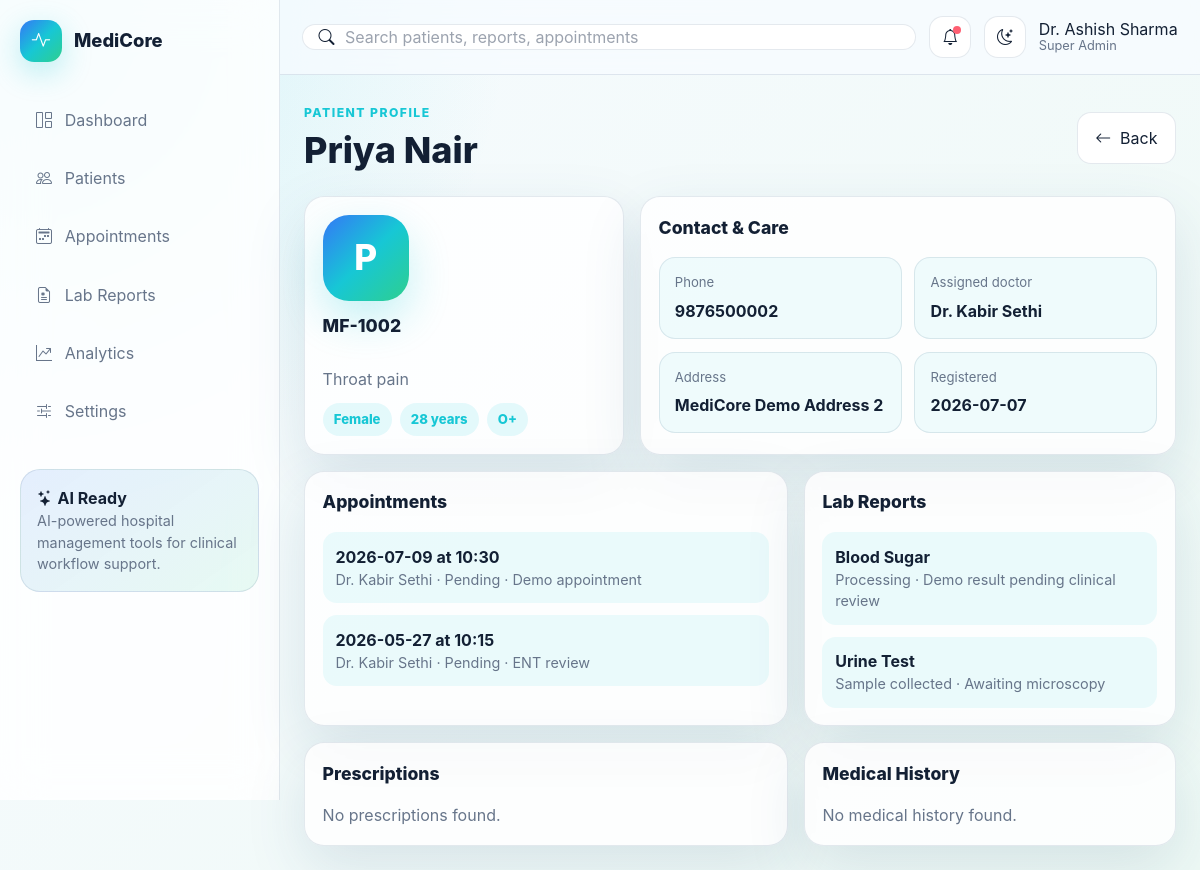
Screenshot of /patients/2 (signed in) with the database file from the repository.
### tables this page shows
CREATE TABLE users (
            id INTEGER PRIMARY KEY AUTOINCREMENT,
            name TEXT NOT NULL,
            email TEXT NOT NULL UNIQUE,
            password_hash TEXT NOT NULL,
            role TEXT NOT NULL
        , doctor_name TEXT, patient_id INTEGER, is_active BOOLEAN DEFAULT 1, created_at DATETIME);

CREATE TABLE patients (
            id INTEGER PRIMARY KEY AUTOINCREMENT,
            patient_code TEXT NOT NULL UNIQUE,
            name TEXT NOT NULL,
            age INTEGER NOT NULL,
            gender TEXT NOT NULL,
            blood_group TEXT,
            phone TEXT,
            address TEXT,
            symptoms TEXT,
            doctor TEXT,
            created_at TEXT NOT NULL
        , assigned_doctor_id INTEGER);

CREATE TABLE appointments (
            id INTEGER PRIMARY KEY AUTOINCREMENT,
            patient_id INTEGER NOT NULL,
            doctor TEXT NOT NULL,
            date TEXT NOT NULL,
            time TEXT NOT NULL,
            status TEXT NOT NULL,
            notes TEXT, doctor_id INTEGER,
            FOREIGN KEY(patient_id) REFERENCES patients(id)
        );

CREATE TABLE lab_reports (
            id INTEGER PRIMARY KEY AUTOINCREMENT,
            patient_id INTEGER NOT NULL,
            test_name TEXT NOT NULL,
            result TEXT,
            status TEXT NOT NULL,
            uploaded_file TEXT,
            created_at TEXT NOT NULL, assigned_to_user_id INTEGER, doctor TEXT, doctor_id INTEGER,
            FOREIGN KEY(patient_id) REFERENCES patients(id)
        );

### app.py (the view)
@app.route("/patients/<int:patient_id>")
@login_required
def patient_detail(patient_id):
    user = current_user()
    if user["role"] == ROLE_LAB_TECH:
        abort(403)
    if not can_access_patient(user, patient_id):
        abort(403)
    patient = query("SELECT * FROM patients WHERE id = ?", (patient_id,), one=True)
    if patient is None:
        return redirect(url_for("patients"))
    appointments_data = query("SELECT * FROM appointments WHERE patient_id = ? ORDER BY date DESC, time DESC", (patient_id,))
    reports_data = [] if user["role"] == ROLE_RECEPTIONIST else query("SELECT * FROM lab_reports WHERE patient_id = ? ORDER BY created_at DESC, id DESC", (patient_id,))
    return render_template("patient_detail.html", patient=patient, appointments=appointments_data, reports=reports_data)

### app.py (called while the page is built, shortened)
def get_db():
    if "db" not in g:
        g.db = sqlite3.connect(DB_PATH)
        g.db.row_factory = sqlite3.Row
    return g.db

def query(sql, args=(), one=False):
    cur = get_db().execute(sql, args)
    rows = cur.fetchall()
    cur.close()
    return (rows[0] if rows else None) if one else rows

@app.before_request
def before_request():
    if not app.config.get("_DB_READY"):
        init_db()
        app.config["_DB_READY"] = True

def current_user():
    if "user_id" not in session:
        return None
    return query("SELECT * FROM users WHERE id = ?", (session["user_id"],), one=True)

def role_label(role):
    return ROLE_LABELS.get(role, role.replace("_", " ").title())

def login_required(view):
    @wraps(view)
    def wrapped(*args, **kwargs):
        if "user_id" not in session:
            return redirect(url_for("login"))
        return view(*args, **kwargs)
    return wrapped

def nav_items_for(user):
    if not user:
        return []
    if user["role"] == ROLE_SUPER_ADMIN:
        return [
            ("Dashboard", "bi-grid-1x2", "dashboard"),
            ("Patients", "bi-people", "patients"),
            ("Appointments", "bi-calendar2-week", "appointments"),
            ("Lab Reports", "bi-file-earmark-medical", "lab_reports"),
            ("Analytics", "bi-graph-up-arrow", "analytics"),
            ("Settings", "bi-sliders2", "settings"),
        ]

def patient_scope_sql(user, prefix=""):
    table = f"{prefix}." if prefix else ""
    if user["role"] in (ROLE_SUPER_ADMIN, ROLE_RECEPTIONIST):
        return "1=1", []
    if user["role"] == ROLE_DOCTOR:
        return f"{table}assigned_doctor_id = ?", [doctor_id_for_user(user) or -1]
    if user["role"] == ROLE_PATIENT:
        return f"{table}id = ?", [user["patient_id"] or -1]
    return f"{table}id IN (SELECT patient_id FROM lab_reports WHERE assigned_to_user_id = ?)", [user["id"]]

def can_access_patient(user, patient_id):
    where_sql, args = patient_scope_sql(user)
    return query(f"SELECT id FROM patients WHERE id = ? AND {where_sql}", [patient_id, *args], one=True) is not None

@app.context_processor
def inject_globals():
    user = current_user()
    return {
        "current_user": user,
        "nav_items": nav_items_for(user),
        "now": datetime.now(),
        "role_label": role_label,
    }

### templates/patient_detail.html (shortened to what this page needs)
{% extends "base.html" %}
{% block content %}
<div class="page-head">
    <div>
        <span class="eyebrow">Patient profile</span>
        <h1>{{ patient.name }}</h1>
    </div>
    <a class="btn-secondary" href="{{ url_for('patients') }}"><i class="bi bi-arrow-left"></i> Back</a>
</div>
<div class="patient-profile-grid">
    <section class="panel profile-card">
        <div class="patient-avatar">{{ patient.name[:1] }}</div>
        <h2>{{ patient.patient_code }}</h2>
        <p>{{ patient.symptoms }}</p>
        <div class="profile-tags">
            <span>{{ patient.gender }}</span>
            <span>{{ patient.age }} years</span>
            <span>{{ patient.blood_group }}</span>
        </div>
    </section>
    <section class="panel detail-panel">
        <h2>Contact & Care</h2>
        <div class="detail-grid">
            <div><span>Phone</span><strong>{{ patient.phone }}</strong></div>
            <div><span>Assigned doctor</span><strong>{{ patient.doctor }}</strong></div>
            <div><span>Address</span><strong>{{ patient.address }}</strong></div>
            <div><span>Registered</span><strong>{{ patient.created_at }}</strong></div>
        </div>
    </section>
</div>
<div class="dashboard-grid">
    <section class="panel">
        <h2>Appointments</h2>
        <div class="stack-list">
            {% for item in appointments %}
            <div><strong>{{ item.date }} at {{ item.time }}</strong><span>{{ item.doctor }} · {{ item.status }} · {{ item.notes }}</span></div>
            {% else %}
            <p>No appointments found.</p>
            {% endfor %}
        </div>
    </section>
    <section class="panel">
        <h2>Lab Reports</h2>
        <div class="stack-list">
            {% for report in reports %}
            <div><strong>{{ report.test_name }}</strong><span>{{ report.status }} · {{ report.result }}</span></div>
            {% else %}
            <p>No lab reports found.</p>
            {% endfor %}
        </div>
    </section>
    {% if current_user.role not in ['receptionist', 'lab_tech'] %}
    <section class="panel">
        <h2>Prescriptions</h2>
        <div class="stack-list">
            {% for item in prescriptions %}
            <div><strong>{{ item.medication }}</strong><span>{{ item.diagnosis }} Â· {{ item.notes }}</span></div>
            {% else %}
            <p>No prescriptions found.</p>
            {% endfor %}
        </div>
    </section>
    <section class="panel">
        <h2>Medical History</h2>
        <div class="stack-list">
            {% for item in history %}
            <div><strong>{{ item.created_at }}</strong><span>{{ item.summary }}</span></div>
            {% else %}
            <p>No medical history found.</p>
            {% endfor %}
        </div>
    </section>
    {% endif %}
</div>
{% endblock %}

### templates/base.html (shortened to what this page needs)
<!doctype html>
<html lang="en">
<head>
    <script src="https://cdn.tailwindcss.com"></script>
    <link rel="stylesheet" href="https://cdn.jsdelivr.net/npm/bootstrap-icons@1.11.3/font/bootstrap-icons.min.css">
    <link rel="stylesheet" href="{{ url_for('static', filename='css/styles.css') }}">
</head>
<body class="app-shell">
    <aside class="sidebar" id="sidebar">
        <a class="brand" href="{{ url_for('dashboard') }}">
            <span class="brand-mark"><i class="bi bi-activity"></i></span>
            <span>MediCore</span>
        </a>
        <nav class="nav-list">
            {% for label, icon, endpoint in nav_items %}
            <a href="{{ url_for(endpoint) }}"><i class="bi {{ icon }}"></i> {{ label }}</a>
            {% endfor %}
        </nav>
        {% if current_user and current_user.role in ['super_admin', 'doctor'] %}
        <a class="ai-card ai-card-link" href="{{ url_for('ai_tools') }}">
            <i class="bi bi-stars"></i>
            <strong>AI Ready</strong>
            <p>AI-powered hospital management tools for clinical workflow support.</p>
        </a>
        {% endif %}
    </aside>
    <main class="main">
        <header class="topbar">
            <div class="search-box">
                <i class="bi bi-search"></i>
                <input type="search" placeholder="Search patients, reports, appointments">
            </div>
            <button class="icon-btn" aria-label="Notifications"><i class="bi bi-bell"></i><span class="dot"></span></button>
            <button class="icon-btn" id="themeToggle" aria-label="Toggle dark mode"><i class="bi bi-moon-stars"></i></button>
            <div class="profile">
                <span>{{ current_user.name if current_user else 'Guest' }}</span>
                <small>{{ role_label(current_user.role) if current_user else 'Visitor' }}</small>
            </div>
        </header>
        <section class="page-content fade-in">
            {% block content %}{% endblock %}
        </section>
    </main>
</body>
</html>

### rows the page displays
users: name "Dr. Ashish Sharma", role "Super Admin"
patients: name "Priya Nair", name "P", patient_code "MF-1002", symptoms "Throat pain", gender "Female", age "28", blood_group "O+", phone "9876500002", doctor "Dr. Kabir Sethi", address "MediCore Demo Address 2", created_at "2026-07-07"
appointments: date "2026-07-09", time "10:30", doctor "Dr. Kabir Sethi", status "Pending", notes "Demo appointment"
appointments: date "2026-05-27", time "10:15", doctor "Dr. Kabir Sethi", status "Pending", notes "ENT review"
lab_reports: test_name "Blood Sugar", status "Processing", result "Demo result pending clinical review"
lab_reports: test_name "Urine Test", status "Sample collected", result "Awaiting microscopy"

### other values shown
{{ label }} "Dashboard" "Patients" "Appointments" "Lab Reports" "Analytics" "Settings"
